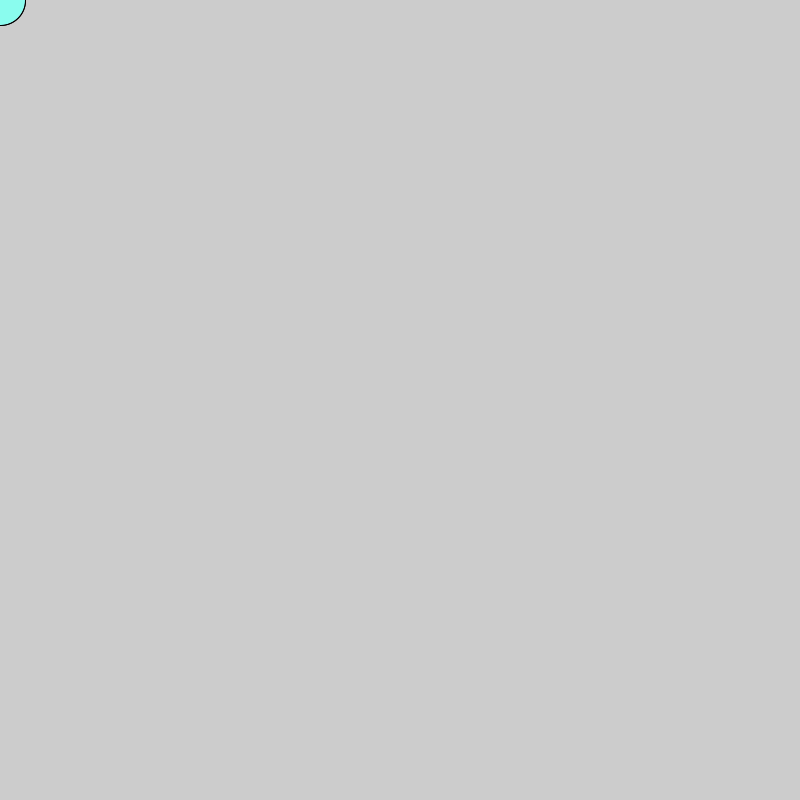
Frame 1 (no input)
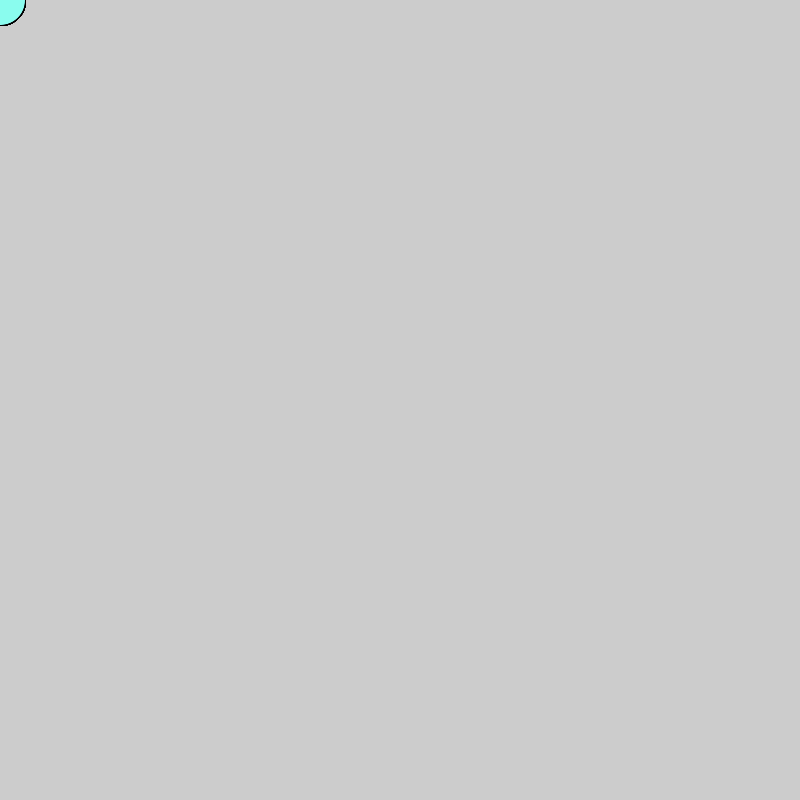
Frame 60 (the mouse pressed at the canvas centre just before this capture)
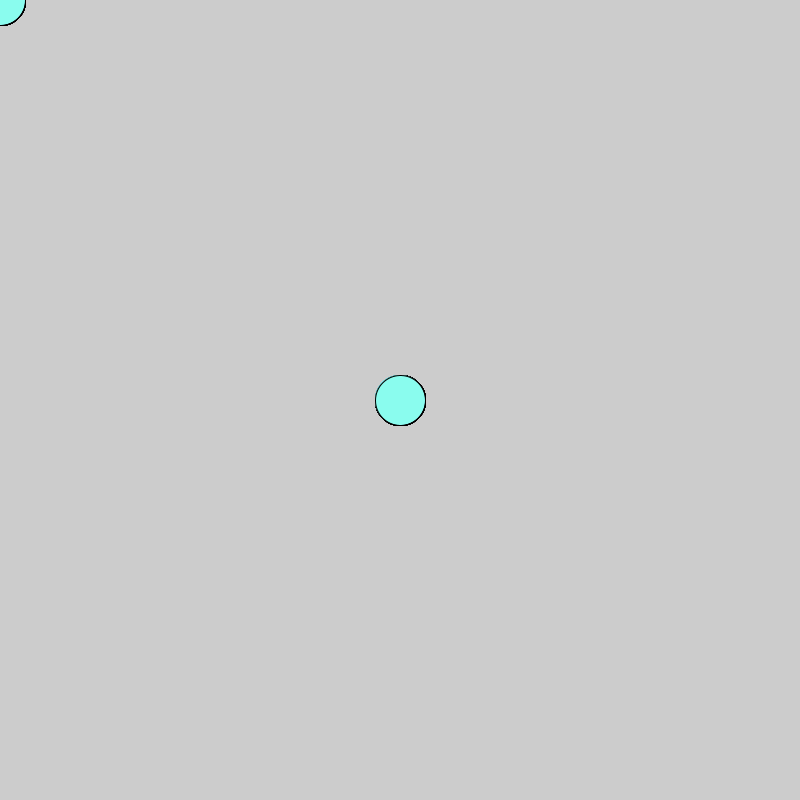
Frame 120 (the mouse held since frame 60 and released just before this capture)

The Processing sketch that drew these frames (run headless with seeded random() and noise(); from frame 60 on, the mouse is pressed at the canvas centre):

// Processing sketch: processing_158040
// ── processing_158040.pde

int perro = 0;
void setup() {
  size(800,800);
}
void draw() {
  perro = perro+2;
  fill(119,214,250);
  ellipse(mouseY, mouseX, 50,50); 
  fill(138,252,238);
  ellipse(mouseX, mouseY, 50,50); 
}
